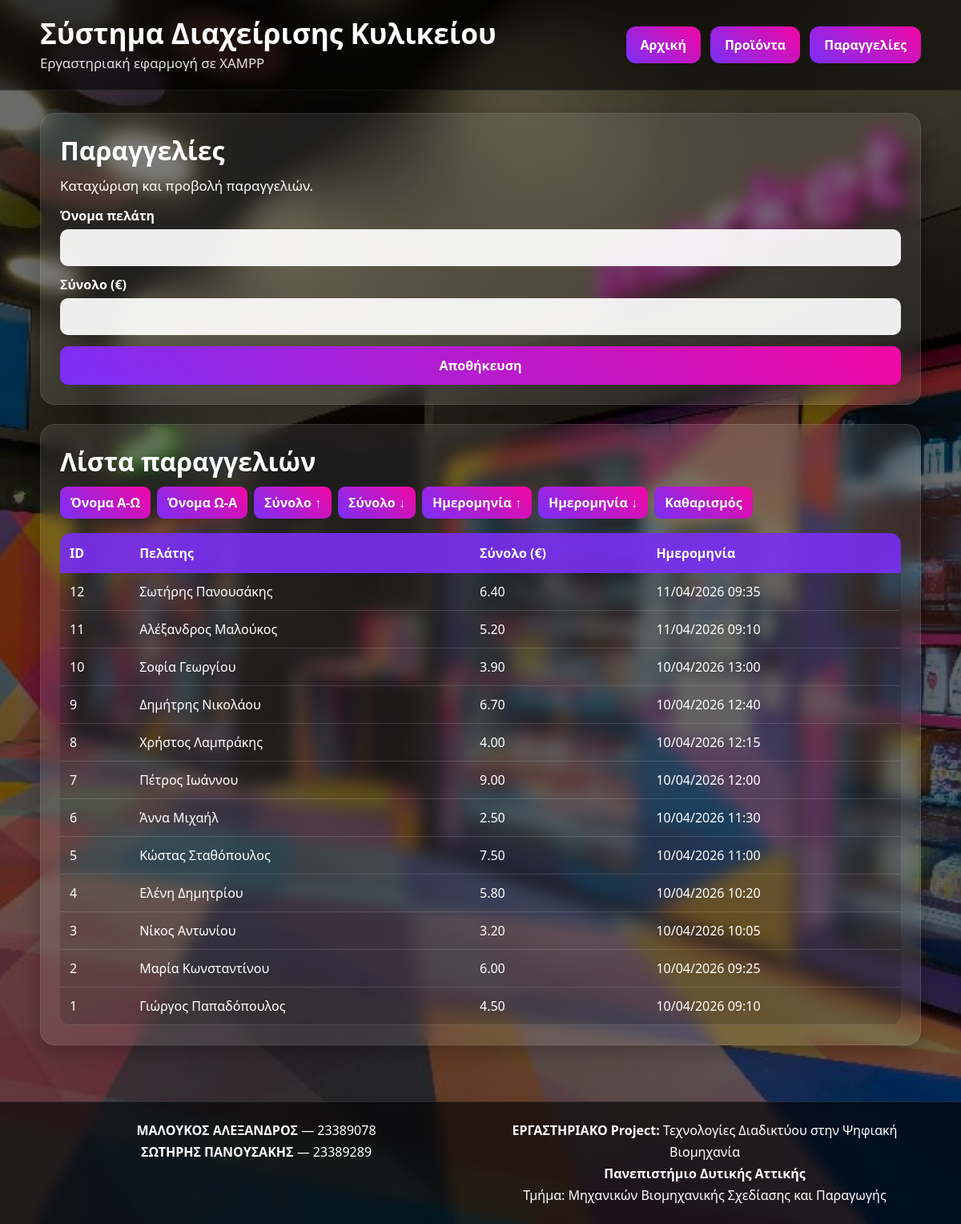
/orders.php, run on the app's committed database.
### tables this page shows
CREATE TABLE orders (
    id INT AUTO_INCREMENT PRIMARY KEY,
    customer_name VARCHAR(100) NOT NULL,
    total DECIMAL(8,2) NOT NULL,
    created_at DATETIME NOT NULL DEFAULT CURRENT_TIMESTAMP
);

### orders.php (the view, shortened to what this page needs)
<?php
include 'config.php';
$order = "id DESC";
$sql = "SELECT id, customer_name, total, created_at FROM orders ORDER BY $order";
$result = $conn->query($sql);
include 'includes/header.php';
?>
<div class="card">
    <h2>Παραγγελίες</h2>
    <p>Καταχώριση και προβολή παραγγελιών.</p>
    <form method="POST" action="orders.php">
        <label>Όνομα πελάτη</label>
        <input type="text" name="customer_name" required>
        <label>Σύνολο (€)</label>
        <input type="number" name="total" step="0.01" min="0" required>
        <button type="submit">Αποθήκευση</button>
    </form>
</div>
<div class="card">
    <h2>Λίστα παραγγελιών</h2>
    <div class="filters">
        <a class="btn" href="orders.php?sort=name_asc">Όνομα Α-Ω</a>
        <a class="btn" href="orders.php?sort=name_desc">Όνομα Ω-Α</a>
        <a class="btn" href="orders.php?sort=total_asc">Σύνολο ↑</a>
        <a class="btn" href="orders.php?sort=total_desc">Σύνολο ↓</a>
        <a class="btn" href="orders.php?sort=date_asc">Ημερομηνία ↑</a>
        <a class="btn" href="orders.php?sort=date_desc">Ημερομηνία ↓</a>
        <a class="btn" href="orders.php">Καθαρισμός</a>
    </div>
    <table>
        <tr>
            <th>ID</th>
            <th>Πελάτης</th>
            <th>Σύνολο (€)</th>
            <th>Ημερομηνία</th>
        </tr>
        <?php if ($result && $result->num_rows > 0): ?>
            <?php while ($row = $result->fetch_assoc()): ?>
                <tr>
                    <td><?= $row['id']; ?></td>
                    <td><?= htmlspecialchars($row['customer_name']); ?></td>
                    <td><?= number_format((float)$row['total'], 2); ?></td>
                    <td>
                        <?= !empty($row['created_at']) ? date("d/m/Y H:i", strtotime($row['created_at'])) : '-'; ?>
                    </td>
                </tr>
            <?php endwhile; ?>
        <?php else: ?>
            <tr>
                <td colspan="4">Δεν υπάρχουν παραγγελίες.</td>
            </tr>
        <?php endif; ?>
    </table>
</div>
<?php include 'includes/footer.php'; ?>

### includes/header.php (shortened to what this page needs)
<!DOCTYPE html>
<html lang="el">
<head>
    <link rel="stylesheet" href="style.css">
</head>
<body>
    <header class="site-header">
        <div class="container nav-wrap">
            <div>
                <h1>Σύστημα Διαχείρισης Κυλικείου</h1>
                <p>Εργαστηριακή εφαρμογή σε XAMPP </p>
            </div>
            <nav>
                <a href="index.php">Αρχική</a>
                <a href="products.php">Προϊόντα</a>
                <a href="orders.php">Παραγγελίες</a>
            </nav>
        </div>
    </header>
    <main class="container main-content">

### includes/footer.php
    </main>
    <footer class="site-footer">
        <div class="container footer-grid">
            <div>
                <strong>ΜΑΛΟΥΚΟΣ ΑΛΕΞΑΝΔΡΟΣ</strong> — 23389078<br>
                <strong>ΣΩΤΗΡΗΣ ΠΑΝΟΥΣΑΚΗΣ</strong> — 23389289
            </div>
            <div>
                <strong>ΕΡΓΑΣΤΗΡΙΑΚΟ Project:</strong> Τεχνολογίες Διαδικτύου στην Ψηφιακή Βιομηχανία<br>
                <strong>Πανεπιστήμιο Δυτικής Αττικής</strong><br>
                Τμήμα: Μηχανικών Βιομηχανικής Σχεδίασης και Παραγωγής
            </div>
        </div>
    </footer>
</body>
</html>

### style.css (style rules this page uses)
* { margin: 0; padding: 0; box-sizing: border-box; font-family: 'Segoe UI', sans-serif; }
html, body { min-height: 100%; }
body { min-height: 100vh; background: url('assets/background.jpg') no-repeat center center fixed; background-size: cover; color: #ffffff; position: relative; }
body::before { content: ""; position: fixed; inset: 0; background: rgba(0, 0, 0, 0.58); z-index: -2; }
.container { width: min(1100px, 92%); margin: 0 auto; }
.site-header { background: rgba(0, 0, 0, 0.55); border-bottom: 1px solid rgba(255, 255, 255, 0.10); backdrop-filter: blur(8px); position: sticky; top: 0; z-index: 50; }
.nav-wrap { min-height: 110px; display: flex; align-items: center; justify-content: space-between; gap: 24px; padding: 22px 0; }
.site-header h1 { font-size: 2.2rem; font-weight: 800; line-height: 1.1; margin-bottom: 6px; }
.site-header p { color: rgba(255, 255, 255, 0.88); font-size: 1.05rem; }
nav { display: flex; align-items: center; gap: 12px; flex-wrap: wrap; justify-content: flex-end; }
nav a { text-decoration: none; color: #fff; padding: 12px 18px; border-radius: 12px; background: linear-gradient(45deg, #7b2ff7, #f107a3); font-weight: 700; transition: transform 0.2s ease, opacity 0.2s ease; display: inline-block; }
.main-content { padding: 28px 0 36px; }
.card { background: rgba(255, 255, 255, 0.10); border: 1px solid rgba(255, 255, 255, 0.10); border-radius: 18px; backdrop-filter: blur(10px); box-shadow: 0 10px 24px rgba(0, 0, 0, 0.22); padding: 24px; margin-bottom: 24px; }
.card h2 { font-size: 2rem; margin-bottom: 10px; }
.card p { line-height: 1.6; font-size: 1.05rem; }
form { display: flex; flex-direction: column; }
form label { margin-top: 12px; margin-bottom: 6px; font-weight: 700; }
form input { width: 100%; padding: 12px 14px; border: 0; border-radius: 10px; outline: none; font-size: 1rem; background: rgba(255, 255, 255, 0.92); color: #111; }
form button { margin-top: 14px; padding: 13px 16px; border: none; border-radius: 10px; background: linear-gradient(45deg, #7b2ff7, #f107a3); color: #fff; font-size: 1rem; font-weight: 700; cursor: pointer; transition: opacity 0.2s ease, transform 0.2s ease; }
.filters { margin-bottom: 18px; display: flex; flex-wrap: wrap; gap: 8px; }
.filters .btn { display: inline-block; background: linear-gradient(45deg, #7b2ff7, #f107a3); color: white; padding: 9px 13px; text-decoration: none; border-radius: 9px; font-weight: 700; transition: opacity 0.2s ease, transform 0.2s ease; }
table { width: 100%; border-collapse: collapse; margin-top: 12px; overflow: hidden; border-radius: 14px; background: rgba(0, 0, 0, 0.16); }
table th { background: rgba(123, 47, 247, 0.88); padding: 14px 12px; text-align: left; font-size: 1rem; }
table td { padding: 12px; border-bottom: 1px solid rgba(255, 255, 255, 0.14); vertical-align: middle; }
.site-footer { margin-top: 10px; background: rgba(0, 0, 0, 0.62); border-top: 1px solid rgba(255, 255, 255, 0.12); padding: 22px 0; backdrop-filter: blur(8px); }
.footer-grid { display: grid; grid-template-columns: 1fr 1fr; gap: 20px; align-items: start; text-align: center; line-height: 1.7; font-size: 1rem; }
.footer-grid strong { color: #fff; }

### data on the page
orders: id "12", customer_name "Σωτήρης Πανουσάκης", total "6.40", created_at "11/04/2026 09:35"
orders: id "11", customer_name "Αλέξανδρος Μαλούκος", total "5.20", created_at "11/04/2026 09:10"
orders: id "10", customer_name "Σοφία Γεωργίου", total "3.90", created_at "10/04/2026 13:00"
orders: id "9", customer_name "Δημήτρης Νικολάου", total "6.70", created_at "10/04/2026 12:40"
orders: id "8", customer_name "Χρήστος Λαμπράκης", total "4.00", created_at "10/04/2026 12:15"
orders: id "7", customer_name "Πέτρος Ιωάννου", total "9.00", created_at "10/04/2026 12:00"
orders: id "6", customer_name "Άννα Μιχαήλ", total "2.50", created_at "10/04/2026 11:30"
orders: id "5", customer_name "Κώστας Σταθόπουλος", total "7.50", created_at "10/04/2026 11:00"
orders: id "4", customer_name "Ελένη Δημητρίου", total "5.80", created_at "10/04/2026 10:20"
orders: id "3", customer_name "Νίκος Αντωνίου", total "3.20", created_at "10/04/2026 10:05"
orders: id "2", customer_name "Μαρία Κωνσταντίνου", total "6.00", created_at "10/04/2026 09:25"
orders: id "1", customer_name "Γιώργος Παπαδόπουλος", total "4.50", created_at "10/04/2026 09:10"
